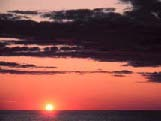
%> input picture trunk/toolbox/jjcao_img/color_transfer/data/source.jpg, 161 x 121 px
$ octave demo_color_transfer_between_images_basic_wrong_example.m   (GNU Octave 9; MATLAB toolbox functions it lacks are replaced by stand-ins)
%> lines starting %> are read from the running program, lines starting %| are printed output that depends on the picture
%%
source=imread('source.jpg');%求source的Lab每个通道的均值和方差
%> source is the input picture: size 121x161x3 uint8; mean R, G, B 135.9, 75.8, 71.1
figure,subplot(131);imshow(source);title('Source');
cforms = makecform('srgb2lab');
labs = applycform(source, cforms);
%> labs: size 121x161x3 uint8; mean of channels 1, 2, 3 98, 152.6, 141.6
ls=labs(:,:,1);
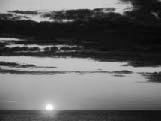
%> ls: size 121x161 uint8; min 5, max 253, mean 98
as=labs(:,:,2);
bs=labs(:,:,3);
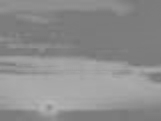
%> bs: size 121x161 uint8; min 117, max 181, mean 141.6
muls=mean2(ls);
%> muls = 98.02
muas=mean2(as);
%> muas = 152.6
mubs=mean2(bs);
%> mubs = 141.6
sigmals=std2(ls);
%> sigmals = 48.79
sigmaas=std2(as);
%> sigmaas = 13.56
sigmabs=std2(bs);
%> sigmabs = 13.46
%%
target=imread('target.jpg');%求target的Lab每个通道的均值和方差
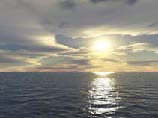
%> input picture trunk/toolbox/jjcao_img/color_transfer/data/target.jpg, 158 x 118 px
%> target is the input picture: size 118x158x3 uint8; mean R, G, B 135.9, 133.4, 126.1
subplot(132);imshow(target);title('Target');
cformt = makecform('srgb2lab');
labt = applycform(target, cformt);
%> labt: size 118x158x3 uint8; mean of channels 1, 2, 3 140.6, 128.1, 131.8
lt=labt(:,:,1);
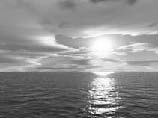
%> lt: size 118x158 uint8; min 21, max 255, mean 140.6
at=labt(:,:,2);
bt=labt(:,:,3);
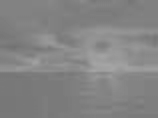
%> bt: size 118x158 uint8; min 113, max 165, mean 131.8
mult=mean2(lt);
%> mult = 140.6
muat=mean2(at);
%> muat = 128.1
mubt=mean2(bt);
%> mubt = 131.8
sigmalt=std2(lt);
%> sigmalt = 35.58
sigmaat=std2(at);
%> sigmaat = 1.55
sigmabt=std2(bt);
%> sigmabt = 7.7
%%
l=(sigmalt/sigmals)*(ls-muls)+mult;
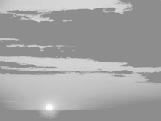
%> l: size 121x161 uint8; min 141, max 254, mean 164
a=(sigmaat/sigmaas)*(as-muas)+muat;
b=(sigmabt/sigmabs)*(bs-mubs)+mubt;
lab(:,:,1)=l;
lab(:,:,2)=a;
lab(:,:,3)=b;
%> lab: size 121x161x3 uint8; mean of channels 1, 2, 3 164, 128.9, 136.5
cform= makecform('lab2srgb');
LAB= applycform(lab, cform);
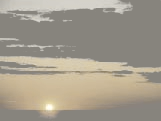
%> LAB: size 121x161x3 uint8; mean R, G, B 162.9, 155.4, 140.7
subplot(133);imshow(LAB);title('result')
